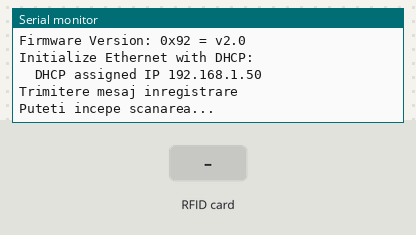
Simulated run of this sketch. Board: Arduino Mega 2560, built with avr-gcc and run on an emulated ATmega2560. Parts: the last lines printed to the serial monitor. Inputs (shaded band) come from the test bench. WiFi joins after 1.5 s; servers stay silent unless stated.

Above: at 4.9 s.
5.0 s: RFID card DE AD BE EF FE ED held to the reader
At 6.3 s:
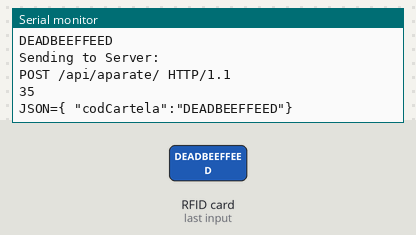
6.7 s: RFID card 5E 7A 19 C4 held to the reader
At 7.9 s:
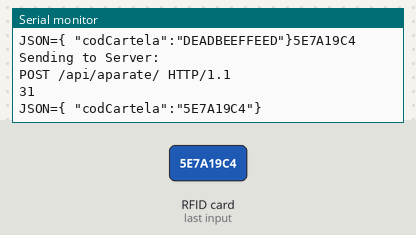

The sketch:

WebClient.ino
```cpp
#include <Ethernet.h>
    #include <SPI.h>
    #include <MFRC522.h>

    #define RST_PIN         5
    #define SS_PIN          53

    byte mac[] = { 0xDE, 0xAD, 0xBE, 0xEF, 0xFE, 0xED };
    String adresaMAC = "DE AD BE EF FE ED";
    String tokenAparat = "eyJhbGciOiJIUzI1NiIsInR5cCI6IkpXVCJ9.eyJhcGFyYXQiOiJhcGFyYXQiLCJpYXQiOjE1OTI0NzI4NzJ9.ErUOam1WGTNNSjje7MghPX-c9YucgBbiA78xOzHSsps";
    IPAddress server(74,125,232,128);
    IPAddress ip(192, 168, 0, 177);
    IPAddress myDns(192, 168, 1, 1);
    byte gateway[] = { 192,168,1,1 };
    MFRC522 mfrc522(SS_PIN, RST_PIN);
    EthernetClient client;
    String temp= "";
    String tempRegister = "JSON={ \"adresaMAC\":\"" + adresaMAC + "\"}";
    bool sent = false;
    bool executed = false;

    void setup()
    {
    Serial.begin(9600);
  SPI.begin();      // Init SPI bus
  mfrc522.PCD_Init();   // Init MFRC522
  delay(4);       // Optional delay. Some board do need more time after init to be ready, see Readme
  mfrc522.PCD_DumpVersionToSerial();  // Show details of PCD - MFRC522 Card Reader details
     Serial.println("Initialize Ethernet with DHCP:");
    if (Ethernet.begin(mac) == 0) {
    Serial.println("Failed to configure Ethernet using DHCP");
    // Check for Ethernet hardware present
    if (Ethernet.hardwareStatus() == EthernetNoHardware) {
      Serial.println("Ethernet shield was not found.  Sorry, can't run without hardware. :(");
      while (true) {
        delay(1); // do nothing, no point running without Ethernet hardware
      }
    }
    if (Ethernet.linkStatus() == LinkOFF) {
      Serial.println("Ethernet cable is not connected.");
    }
    // try to congifure using IP address instead of DHCP:
    Ethernet.begin(mac, ip, myDns);
  } else {
    Serial.print("  DHCP assigned IP ");
    Serial.println(Ethernet.localIP());
  }
   if (client.connect("192.168.1.141",3000)) {
     Serial.println("Trimitere mesaj inregistrare ");
    client.println("POST /api/aparate/register HTTP/1.1");
    client.println("Host: 192.168.1.141");
    client.println("Content-Type: application/x-www-form-urlencoded");
    client.println("Authorization: " + tokenAparat);
    client.println("Connection: close");
    client.println("User-Agent: Arduino/1.0");
    client.print("Content-Length: ");
    client.println(tempRegister.length());
    client.println();
    client.print(tempRegister);
    client.println();
   }
  Serial.println(F("Puteti incepe scanarea..."));
    delay(1000);
    delay(1000);
    }

    void loop()
    {

   if ( mfrc522.PICC_IsNewCardPresent()) {
  if ( mfrc522.PICC_ReadCardSerial()) {
    String userid;
for (byte i = 0; i < mfrc522.uid.size; i++) {
  userid += String(mfrc522.uid.uidByte[i], HEX);
}
userid.toUpperCase();
temp+= "JSON=";
temp += "{ \"codCartela\":\"" + userid + "\"}";
Serial.println(userid);
         if (client.connect("192.168.1.141",3000)) {
     Serial.println("Sending to Server: ");
    client.println("POST /api/aparate/ HTTP/1.1");
    Serial.println("POST /api/aparate/ HTTP/1.1");
    client.println("Host: 192.168.1.141");
    client.println("Content-Type: application/x-www-form-urlencoded");
    client.println("Authorization: " + tokenAparat);
    client.println("Connection: close");
    client.println("User-Agent: Arduino/1.0");
    client.print("Content-Length: ");
    client.println(temp.length());
    Serial.println(temp.length());
    client.println();
    client.print(temp);
    Serial.print(temp);
    client.println();
    mfrc522.PICC_HaltA();
     }
  }

    executed = true;
  }
else {
  if (executed) {
    temp = "";
    executed = false;
  }
}

    }
```

Measured:
- after the input at 5.0 s, the serial monitor: prints a new line at once (image 1)
- after the input at 6.7 s, the serial monitor: prints a new line at once (image 2)
